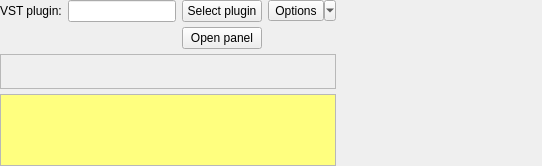
<?xml version="1.0" encoding="UTF-8"?>
<ui version="4.0">
 <class>VSTPluginFilterGUI</class>
 <widget class="QWidget" name="VSTPluginFilterGUI">
  <property name="geometry">
   <rect>
    <x>0</x>
    <y>0</y>
    <width>542</width>
    <height>166</height>
   </rect>
  </property>
  <property name="windowTitle">
   <string notr="true"/>
  </property>
  <layout class="QGridLayout" name="gridLayout_3" columnstretch="0,0,0,0,1">
   <property name="leftMargin">
    <number>0</number>
   </property>
   <property name="topMargin">
    <number>0</number>
   </property>
   <property name="rightMargin">
    <number>0</number>
   </property>
   <property name="bottomMargin">
    <number>0</number>
   </property>
   <property name="verticalSpacing">
    <number>5</number>
   </property>
   <item row="0" column="1">
    <widget class="ResizingLineEdit" name="pathLineEdit"/>
   </item>
   <item row="1" column="2" colspan="2">
    <widget class="QPushButton" name="openPanelButton">
     <property name="sizePolicy">
      <sizepolicy hsizetype="Fixed" vsizetype="Fixed">
       <horstretch>0</horstretch>
       <verstretch>0</verstretch>
      </sizepolicy>
     </property>
     <property name="text">
      <string>Open panel</string>
     </property>
    </widget>
   </item>
   <item row="0" column="0">
    <widget class="QLabel" name="label">
     <property name="sizePolicy">
      <sizepolicy hsizetype="Fixed" vsizetype="Preferred">
       <horstretch>0</horstretch>
       <verstretch>0</verstretch>
      </sizepolicy>
     </property>
     <property name="text">
      <string>VST plugin:</string>
     </property>
    </widget>
   </item>
   <item row="1" column="0" colspan="2">
    <widget class="QLabel" name="statusLabel">
     <property name="text">
      <string notr="true"/>
     </property>
    </widget>
   </item>
   <item row="0" column="4">
    <spacer name="horizontalSpacer">
     <property name="orientation">
      <enum>Qt::Horizontal</enum>
     </property>
     <property name="sizeHint" stdset="0">
      <size>
       <width>40</width>
       <height>20</height>
      </size>
     </property>
    </spacer>
   </item>
   <item row="0" column="3">
    <widget class="QToolButton" name="optionsButton">
     <property name="text">
      <string>Options</string>
     </property>
     <property name="popupMode">
      <enum>QToolButton::MenuButtonPopup</enum>
     </property>
     <property name="toolButtonStyle">
      <enum>Qt::ToolButtonTextOnly</enum>
     </property>
    </widget>
   </item>
   <item row="0" column="2">
    <widget class="QPushButton" name="selectButton">
     <property name="text">
      <string notr="true">Select plugin</string>
     </property>
    </widget>
   </item>
   <item row="2" column="0" colspan="4">
    <widget class="QFrame" name="frame">
     <property name="frameShape">
      <enum>QFrame::StyledPanel</enum>
     </property>
     <property name="frameShadow">
      <enum>QFrame::Raised</enum>
     </property>
    </widget>
   </item>
   <item row="3" column="0" colspan="4">
    <widget class="QPlainTextEdit" name="warningTextEdit">
     <property name="sizePolicy">
      <sizepolicy hsizetype="Expanding" vsizetype="Preferred">
       <horstretch>0</horstretch>
       <verstretch>0</verstretch>
      </sizepolicy>
     </property>
     <property name="palette">
      <palette>
       <active>
        <colorrole role="Base">
         <brush brushstyle="SolidPattern">
          <color alpha="255">
           <red>255</red>
           <green>255</green>
           <blue>127</blue>
          </color>
         </brush>
        </colorrole>
       </active>
       <inactive>
        <colorrole role="Base">
         <brush brushstyle="SolidPattern">
          <color alpha="255">
           <red>255</red>
           <green>255</green>
           <blue>127</blue>
          </color>
         </brush>
        </colorrole>
       </inactive>
       <disabled>
        <colorrole role="Base">
         <brush brushstyle="SolidPattern">
          <color alpha="255">
           <red>240</red>
           <green>240</green>
           <blue>240</blue>
          </color>
         </brush>
        </colorrole>
       </disabled>
      </palette>
     </property>
     <property name="sizeAdjustPolicy">
      <enum>QAbstractScrollArea::AdjustToContents</enum>
     </property>
    </widget>
   </item>
  </layout>
  <action name="embedAction">
   <property name="checkable">
    <bool>true</bool>
   </property>
   <property name="text">
    <string>Embed</string>
   </property>
  </action>
 </widget>
 <customwidgets>
  <customwidget>
   <class>ResizingLineEdit</class>
   <extends>QLineEdit</extends>
   <header>widgets/ResizingLineEdit.h</header>
  </customwidget>
 </customwidgets>
 <resources>
  <include location="../Editor.qrc"/>
 </resources>
 <connections>
  <connection>
   <sender>optionsButton</sender>
   <signal>clicked()</signal>
   <receiver>optionsButton</receiver>
   <slot>showMenu()</slot>
   <hints>
    <hint type="sourcelabel">
     <x>288</x>
     <y>12</y>
    </hint>
    <hint type="destinationlabel">
     <x>288</x>
     <y>12</y>
    </hint>
   </hints>
  </connection>
 </connections>
</ui>
